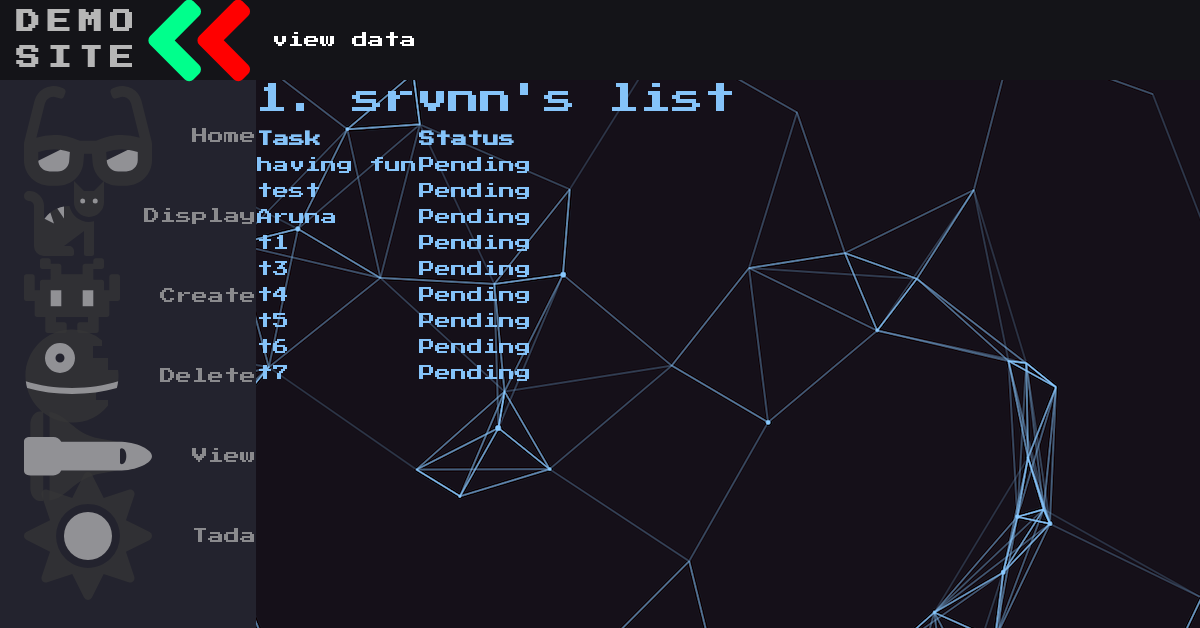
Screenshot of /id/1/pending with the database file from the repository.
### main/models.py (models this page shows, shortened)
class ToDoList(models.Model):
    name=models.CharField(max_length=200)

class Item(models.Model):
    todolist = models.ForeignKey(ToDoList,on_delete=models.CASCADE)
    text = models.CharField(max_length=300)
    complete = models.BooleanField()

### main/views.py (the view)
def pending(response,idValue:int):
    todolist = models.ToDoList.objects.filter(id=idValue)
    return render(response,"main/listPending.html",{"list":todolist,"id":idValue})

### main/templates/main/listPending.html (shortened to what this page needs)
{% extends 'main/lists.html' %}
{%block display%}
    {% if i.complete == False %}
    <tr>
        <td>{{i.text}}</td>
        <td>Pending</td>
    </tr>
    {%endif%}
{%endblock%}

### main/templates/main/lists.html (shortened to what this page needs)
{% extends 'main/base.html'%}
{%block mainHeading%}
view data
{%endblock%}
{%block content%}
    {%if list.exists %}
    {%for data in list%}
    <h2>
        {{data.id}}. {{data.name}}
    </h2>
    <table>
        <tr>
            <th>Task</th>
            <th>Status</th>
        </tr>
        {%if data.item_set.all.exists %}
            {%for i in data.item_set.all %}
                {%block display%}{%endblock%}
            {%endfor%}
        {% else %}
            <tr>
                <td>N/A</td>
                <td>N/A</td>
            </tr>
        {%endif%}
    </table>
    {%endfor%}
    {%else%}
        <h3>Sorry, no list is available with id={{id}}<h3>
    {%endif%}
{%endblock%}

### main/static/main/style.css (style rules this page uses)
:root { font-size: 16px; --text-primary: #b6b6b6; --text-secondary: #ececec; --bg-primary: #23232e; --bg-secondary: #141418; --transition-speed:600ms; }
body { font-family: 'Press Start 2P', cursive; overflow-x:hidden; color:#85C3F9; background-image: url("background1.png"); background-color: rgb(81, 146, 225); margin:0; padding:0; }

### rows the page displays
ToDoList: id "1", name "srvnn's list"
Item: text "having fun"
Item: text "test"
Item: text "Aruna"
Item: text "t1"
Item: text "t3"
Item: text "t4"
Item: text "t5"
Item: text "t6"
Item: text "t7"
